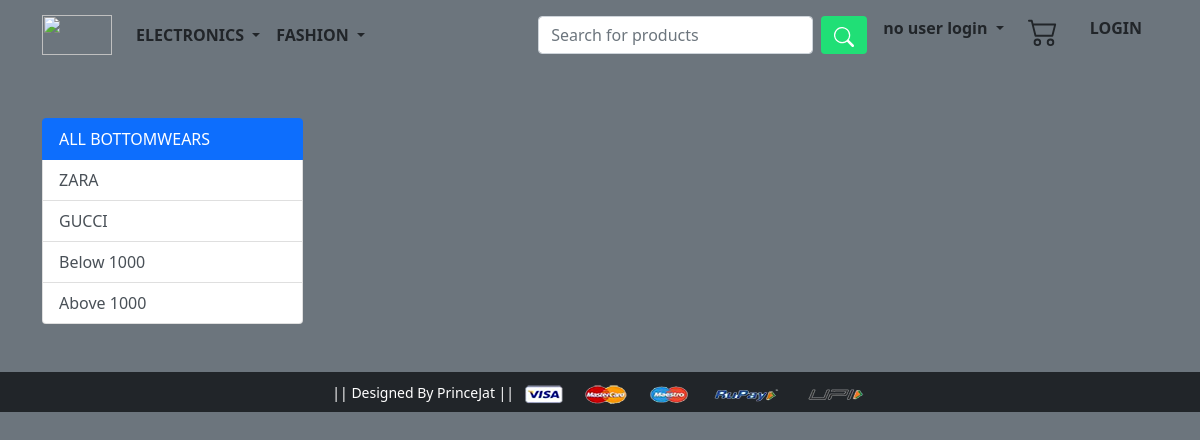
The page /bottomwear/ on the database as committed earlier.
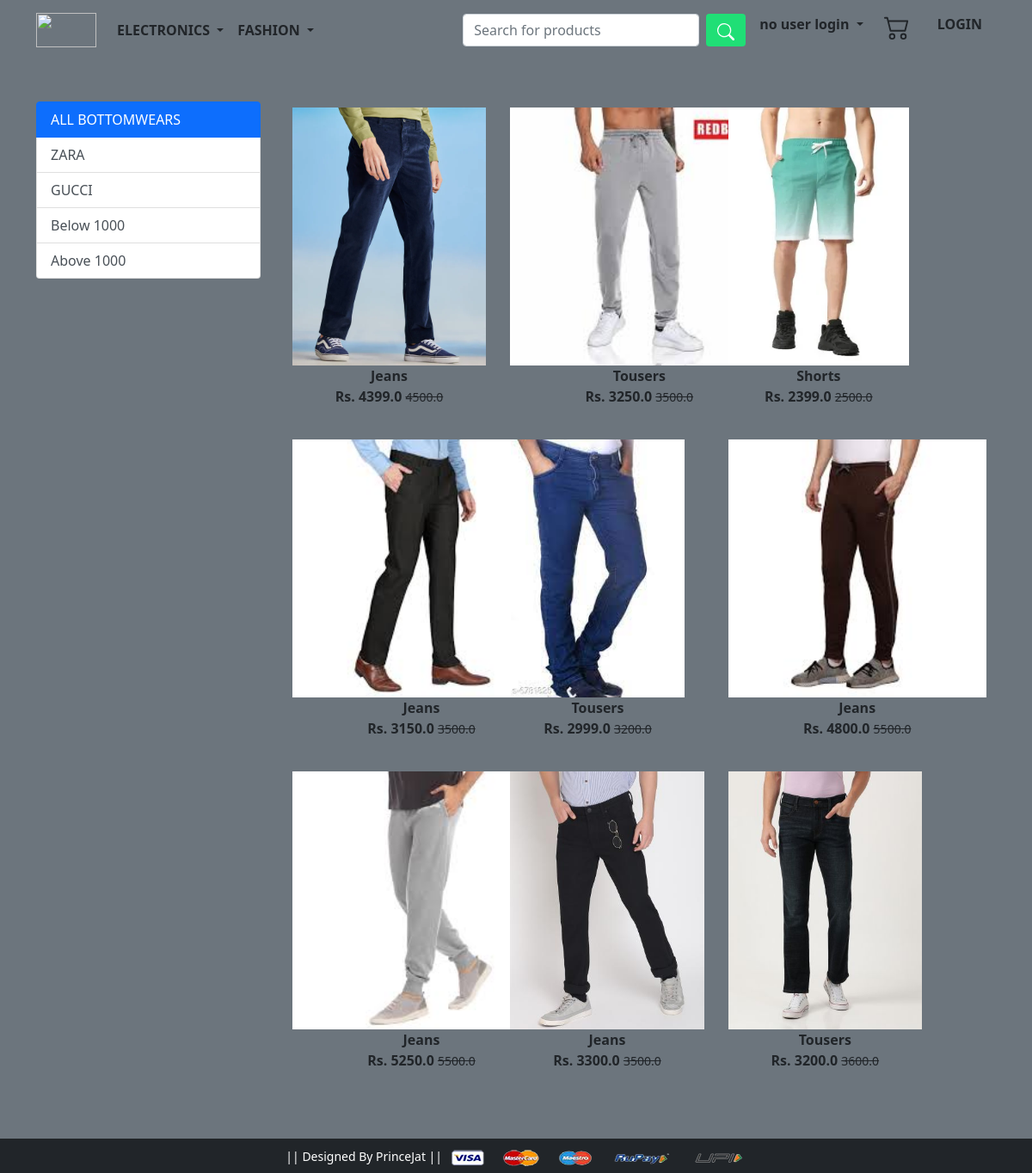
The same page on the database as committed later.
### app/models.py (models this page shows, shortened)
class Product(models.Model):
    title = models.CharField(max_length=100)
    selling_price=models.FloatField()
    discounted_price=models.FloatField()
    description=models.TextField()
    brand = models.CharField(max_length=200)
    category = models.CharField(choices = CATEGORY_CHOICES,max_length=2)
    product_image = models.ImageField(upload_to='producting')

### app/views.py (the view)
# urls.py: path('bottomwear/', views.bottomwear, name='bottomwear'),
def bottomwear(request, data=None):
    if data == None:
        bottomwears = Product.objects.filter(category='BW')
    elif data=='ZARA' or data== 'GUCCI':
        bottomwears = Product.objects.filter(category='BW').filter(brand=data)
    elif data == 'below':
        bottomwears = Product.objects.filter(category='BW').filter(discounted_price__lt=1000)
    elif data == 'above':
        bottomwears = Product.objects.filter(category='BW').filter(discounted_price__gt=1000)
    return render(request, 'app/bottomwear.html',{'bottomwears':bottomwears})

### app/templates/app/bottomwear.html (shortened to what this page needs)
{% extends 'app/base.html' %}
{% load static %}
{% block main-content %}
<div class="container my-5">
 <div class="row">
  <div class="col-sm-3">
    <div class="list-group">
        <a href="{% url 'bottomwear' %}"
        class="list-group-item list-group-item-action active" area-current="true">ALL BOTTOMWEARS</a>
        <a href="{% url 'bottomweardata' 'ZARA' %}"
        class="list-group-item list-group-item-action " area-current="true">ZARA</a>
        <a href="{% url 'bottomweardata' 'GUCCI' %}"
        class="list-group-item list-group-item-action" area-current="true">GUCCI</a>
        <a href="{% url 'bottomweardata' 'below' %}"
        class="list-group-item list-group-item-action" area-current="true">Below 1000</a>
        <a href="{% url 'bottomweardata' 'above' %}"
        class="list-group-item list-group-item-action" area-current="true">Above 1000</a>
      </div>
  </div>
  <div class="col-sm-8">
    <div class="row">
      {% for product in bottomwears %}
        <div class="col-sm-4 text-center mb-4">
          <a href="{% url 'product-detail' product.id %}" class="btn">
            <div class="item">
              <img src="{{product.product_image.url}}" alt="" height="300" class="">
              <div class="fw-bold">{{product.title}}</div>
              <div class="fw-bold">Rs. {{product.discounted_price}}
                <small class="fw-light text-decoration-line-through">{{product.selling_price}}</small>
              </div>
            </div>
          </a>
        </div>
      {% endfor%}
    </div>
  </div>
 </div>
</div>
{% endblock main-content %}

Rows that differ between the two databases and show on the page:
added Product: product_image (picture), title "Jeans", discounted_price "4399.0", selling_price "4500.0"
added Product: product_image (picture), title "Tousers", discounted_price "3250.0", selling_price "3500.0"
added Product: product_image (picture), title "Shorts", discounted_price "2399.0", selling_price "2500.0"
added Product: product_image (picture), title "Jeans", discounted_price "3150.0", selling_price "3500.0"
added Product: product_image (picture), title "Tousers", discounted_price "2999.0", selling_price "3200.0"
added Product: product_image (picture), title "Jeans", discounted_price "4800.0", selling_price "5500.0"
added Product: product_image (picture), title "Jeans", discounted_price "5250.0", selling_price "5500.0"
added Product: product_image (picture), title "Jeans", discounted_price "3300.0", selling_price "3500.0"
added Product: product_image (picture), title "Tousers", discounted_price "3200.0", selling_price "3600.0"
